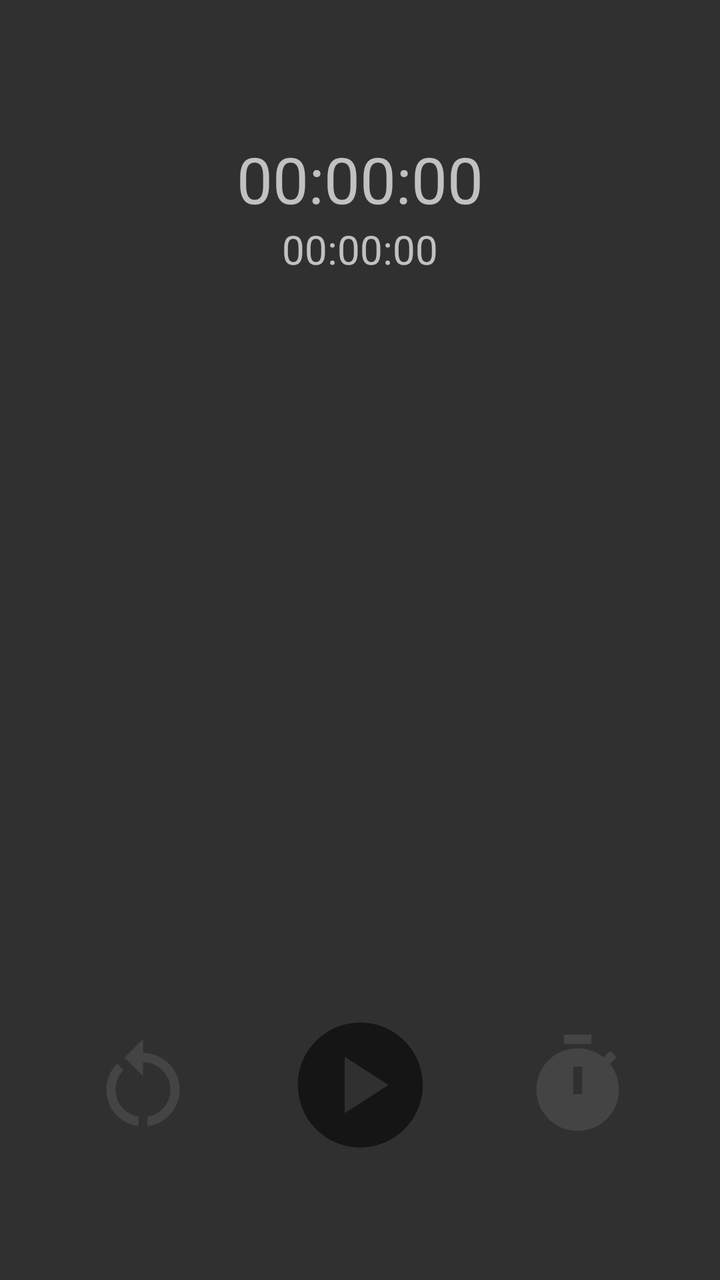
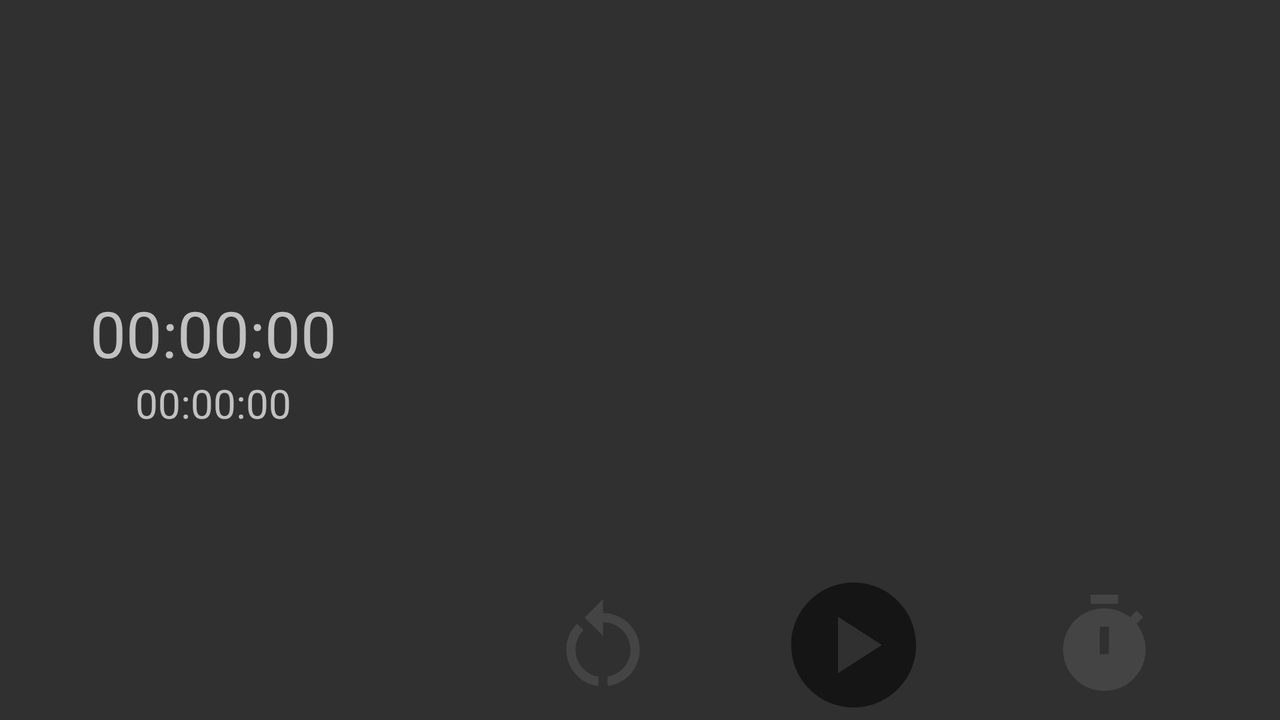

One screen, two layout resources from the same app: the default and the repository's alternative for another configuration. Each is rendered where Android would select it; the XML of both is given below.
<!-- AndroidManifest.xml: application theme Theme.SimpleTimerApp.NoBar -->
<!-- res/layout/fragment_stopwatch.xml -->
<?xml version="1.0" encoding="utf-8"?>
<androidx.appcompat.widget.LinearLayoutCompat xmlns:android="http://schemas.android.com/apk/res/android"
    xmlns:app="http://schemas.android.com/apk/res-auto"
    xmlns:tools="http://schemas.android.com/tools"
    android:layout_width="match_parent"
    android:layout_height="match_parent"
    android:orientation="vertical">

    <androidx.appcompat.widget.LinearLayoutCompat
        android:layout_width="match_parent"
        android:layout_height="0dp"
        android:layout_weight="1"
        android:orientation="vertical">

        <TextView
            android:id="@+id/main_timer"
            android:layout_width="match_parent"
            android:layout_height="wrap_content"
            android:layout_gravity="center"
            android:layout_marginTop="@dimen/stopwatch_margin_top"
            android:gravity="center"
            android:text="@string/reset_timer_text"
            android:textSize="@dimen/timer_text_size"
            app:layout_constraintTop_toTopOf="parent" />

        <TextView
            android:id="@+id/secondary_timer"
            android:layout_width="match_parent"
            android:layout_height="wrap_content"
            android:gravity="center"
            android:text="@string/reset_timer_text"
            android:textSize="@dimen/secondary_timer_size"
            android:visibility="gone"
            app:layout_constraintTop_toBottomOf="@id/main_timer"
            tools:visibility="visible" />
    </androidx.appcompat.widget.LinearLayoutCompat>

    <androidx.appcompat.widget.LinearLayoutCompat
        android:layout_width="match_parent"
        android:layout_height="0dp"
        android:layout_weight="2"
        android:orientation="vertical">

        <androidx.constraintlayout.widget.ConstraintLayout
            android:layout_width="match_parent"
            android:layout_height="0dp"
            android:layout_weight="1.2">

            <androidx.cardview.widget.CardView
                android:id="@+id/card_timer_stamps"
                android:layout_width="match_parent"
                android:layout_height="@dimen/recycler_card_height"
                android:layout_marginStart="@dimen/fragment_margin_startEnd"
                android:layout_marginEnd="@dimen/fragment_margin_startEnd"
                android:layout_marginTop="12dp"
                android:backgroundTint="@color/card_background_color"
                android:visibility="invisible"
                app:cardCornerRadius="@dimen/recycler_card_corner_radius"
                app:cardElevation="@dimen/card_elevation"
                app:layout_constraintBottom_toBottomOf="parent"
                app:layout_constraintEnd_toEndOf="parent"
                app:layout_constraintStart_toStartOf="parent"
                app:layout_constraintTop_toTopOf="parent"
                tools:visibility="visible">

                <ScrollView
                    android:layout_width="match_parent"
                    android:layout_height="wrap_content">

                    <androidx.recyclerview.widget.RecyclerView
                        android:id="@+id/recycler_timer"
                        android:layout_width="match_parent"
                        android:layout_height="wrap_content"
                        tools:listitem="@layout/recycler_timestamp" />

                </ScrollView>
            </androidx.cardview.widget.CardView>
        </androidx.constraintlayout.widget.ConstraintLayout>

        <androidx.constraintlayout.widget.ConstraintLayout
            android:layout_width="match_parent"
            android:layout_height="0dp"
            android:layout_weight="1">

            <ImageView
                android:id="@+id/timer_controls"
                android:layout_width="@dimen/primary_controls_size"
                android:layout_height="@dimen/primary_controls_size"
                android:layout_marginBottom="@dimen/primary_controls_margin_bottom"
                android:contentDescription="@string/timer_play_pause_button"
                android:src="@drawable/image_play"
                app:layout_constraintBottom_toBottomOf="parent"
                app:layout_constraintEnd_toEndOf="parent"
                app:layout_constraintStart_toStartOf="parent" />


            <ImageView
                android:id="@+id/timer_reset"
                android:layout_width="@dimen/secondary_controls_size"
                android:layout_height="@dimen/secondary_controls_size"
                android:contentDescription="@string/stopwatch_reset_button"
                android:src="@drawable/timer_reset_disabled"
                app:layout_constraintBottom_toBottomOf="@id/timer_controls"
                app:layout_constraintEnd_toStartOf="@id/timer_controls"
                app:layout_constraintStart_toStartOf="parent"
                app:layout_constraintTop_toTopOf="@id/timer_controls" />

            <ImageView
                android:id="@+id/time_stamp"
                android:layout_width="@dimen/secondary_controls_size"
                android:layout_height="@dimen/secondary_controls_size"
                android:contentDescription="@string/stopwatch_timestamp_button"
                android:src="@drawable/time_stamp_disabled"
                app:layout_constraintBottom_toBottomOf="@id/timer_controls"
                app:layout_constraintEnd_toEndOf="parent"
                app:layout_constraintStart_toEndOf="@id/timer_controls"
                app:layout_constraintTop_toTopOf="@id/timer_controls" />
        </androidx.constraintlayout.widget.ConstraintLayout>

    </androidx.appcompat.widget.LinearLayoutCompat>

</androidx.appcompat.widget.LinearLayoutCompat>
<!-- res/layout/recycler_timestamp.xml (included above) -->
<?xml version="1.0" encoding="utf-8"?>
<androidx.cardview.widget.CardView xmlns:android="http://schemas.android.com/apk/res/android"
    xmlns:tools="http://schemas.android.com/tools"
    xmlns:app="http://schemas.android.com/apk/res-auto"
    app:cardCornerRadius="15dp"
    app:cardBackgroundColor="@color/recycler_background_color"
    android:layout_margin="6dp"
    android:layout_width="match_parent"
    android:layout_height="wrap_content">

    <androidx.appcompat.widget.LinearLayoutCompat
        android:background="@color/recycler_background_color"
        android:layout_width="match_parent"
        android:layout_height="wrap_content"
        android:layout_gravity="center"
        android:gravity="center"
        android:orientation="horizontal"
        android:padding="6dp">

        <FrameLayout
            android:layout_width="0dp"
            android:layout_height="wrap_content"
            android:layout_weight="1"
            android:gravity="center">

            <TextView
                android:background="@color/recycler_background_color"
                android:id="@+id/text_id"
                android:layout_width="match_parent"
                android:layout_height="match_parent"
                android:layout_gravity="center"
                android:gravity="center"
                android:textStyle="bold"
                android:textSize="16sp"
                android:textColor="@color/app_text_color"
                tools:text="1"/>

        </FrameLayout>

        <TextView
            android:background="@color/recycler_background_color"
            android:textColor="@color/app_text_color"
            android:id="@+id/timer_text"
            android:layout_width="0dp"
            android:layout_height="wrap_content"
            android:layout_weight="2"
            android:gravity="center"
            android:textSize="18sp"
            tools:text="00:00:00" />

        <TextView
            android:background="@color/recycler_background_color"
            android:id="@+id/time_difference"
            android:layout_width="0dp"
            android:layout_height="wrap_content"
            android:layout_gravity="center"
            android:layout_weight="1"
            android:textSize="14sp"
            android:textColor="@color/app_text_color"
            tools:text="+00:00:00" />

    </androidx.appcompat.widget.LinearLayoutCompat>

</androidx.cardview.widget.CardView>
<!-- resources referenced by this layout -->
<resources>
  <color name="app_text_color">#3e3e3e</color>
  <color name="card_background_color">#00000000</color>
  <color name="recycler_background_color">#FFFFFF</color>
  <dimen name="card_elevation">0dp</dimen>
  <dimen name="fragment_margin_startEnd">24dp</dimen>
  <dimen name="primary_controls_margin_bottom">60dp</dimen>
  <dimen name="primary_controls_size">75dp</dimen>
  <dimen name="recycler_card_corner_radius">25dp</dimen>
  <dimen name="recycler_card_height">230dp</dimen>
  <dimen name="secondary_controls_size">55dp</dimen>
  <dimen name="secondary_timer_size">20sp</dimen>
  <dimen name="stopwatch_margin_top">68dp</dimen>
  <dimen name="timer_text_size">32sp</dimen>
  <!-- drawable image_play (drawable) -->
  <vector android:height="24dp" android:tint="@color/timer_controls"
      android:viewportHeight="24" android:viewportWidth="24"
      android:width="24dp" xmlns:android="http://schemas.android.com/apk/res/android">
      <path android:fillColor="@android:color/white" android:pathData="M12,2C6.48,2 2,6.48 2,12s4.48,10 10,10s10,-4.48 10,-10S17.52,2 12,2zM9.5,16.5v-9l7,4.5L9.5,16.5z"/>
  </vector>
  <!-- drawable time_stamp_disabled (drawable) -->
  <vector android:height="24dp" android:tint="@color/timer_controls_disabled"
      android:viewportHeight="24" android:viewportWidth="24"
      android:width="24dp" xmlns:android="http://schemas.android.com/apk/res/android">
      <path android:fillColor="@android:color/white" android:pathData="M9,1h6v2h-6z"/>
      <path android:fillColor="@android:color/white" android:pathData="M19.03,7.39l1.42,-1.42c-0.43,-0.51 -0.9,-0.99 -1.41,-1.41l-1.42,1.42C16.07,4.74 14.12,4 12,4c-4.97,0 -9,4.03 -9,9c0,4.97 4.02,9 9,9s9,-4.03 9,-9C21,10.88 20.26,8.93 19.03,7.39zM13,14h-2V8h2V14z"/>
  </vector>
  <!-- drawable timer_reset_disabled (drawable) -->
  <vector android:height="24dp" android:tint="@color/timer_controls_disabled"
      android:viewportHeight="24" android:viewportWidth="24"
      android:width="24dp" xmlns:android="http://schemas.android.com/apk/res/android">
      <path android:fillColor="@android:color/white" android:pathData="M12,5V2L8,6l4,4V7c3.31,0 6,2.69 6,6c0,2.97 -2.17,5.43 -5,5.91v2.02c3.95,-0.49 7,-3.85 7,-7.93C20,8.58 16.42,5 12,5z"/>
      <path android:fillColor="@android:color/white" android:pathData="M6,13c0,-1.65 0.67,-3.15 1.76,-4.24L6.34,7.34C4.9,8.79 4,10.79 4,13c0,4.08 3.05,7.44 7,7.93v-2.02C8.17,18.43 6,15.97 6,13z"/>
  </vector>
  <string name="reset_timer_text">00:00:00</string>
  <string name="stopwatch_reset_button">Stopwatch reset button</string>
  <string name="stopwatch_timestamp_button">Stopwatch timestamp button</string>
  <string name="timer_play_pause_button">timer_play_pause_button</string>
  <style name="Theme.SimpleTimerApp.NoBar" parent="Theme.AppCompat.NoActionBar" />
  <color name="timer_controls">#151515</color>
  <color name="timer_controls_disabled">#467C7777</color>
</resources>
<!-- res/layout-land/fragment_stopwatch.xml (the repository's variant of the layout above) -->
<!-- drawn on the phone turned sideways -->
<?xml version="1.0" encoding="utf-8"?>
<androidx.appcompat.widget.LinearLayoutCompat xmlns:android="http://schemas.android.com/apk/res/android"
    xmlns:app="http://schemas.android.com/apk/res-auto"
    xmlns:tools="http://schemas.android.com/tools"
    android:layout_width="match_parent"
    android:layout_height="match_parent"
    android:orientation="horizontal">

    <androidx.appcompat.widget.LinearLayoutCompat
        android:layout_width="0dp"
        android:layout_height="match_parent"
        android:layout_weight="1"
        android:gravity="center"
        android:orientation="vertical">

        <TextView
            android:id="@+id/main_timer"
            android:layout_width="match_parent"
            android:layout_height="wrap_content"
            android:layout_gravity="center"
            android:gravity="center"
            android:text="@string/reset_timer_text"
            android:textSize="@dimen/timer_text_size"
            app:layout_constraintTop_toTopOf="parent" />

        <TextView
            android:id="@+id/secondary_timer"
            android:layout_width="match_parent"
            android:layout_height="wrap_content"
            android:gravity="center"
            android:text="@string/reset_timer_text"
            android:textSize="@dimen/secondary_timer_size"
            android:visibility="gone"
            app:layout_constraintTop_toBottomOf="@id/main_timer"
            tools:visibility="visible" />
    </androidx.appcompat.widget.LinearLayoutCompat>

    <androidx.appcompat.widget.LinearLayoutCompat
        android:layout_width="0dp"
        android:layout_height="match_parent"
        android:layout_weight="2"
        android:orientation="vertical">

        <androidx.constraintlayout.widget.ConstraintLayout
            android:layout_width="match_parent"
            android:layout_height="0dp"
            android:layout_weight="2">

            <androidx.cardview.widget.CardView
                android:id="@+id/card_timer_stamps"
                android:layout_width="match_parent"
                android:layout_height="wrap_content"
                android:layout_marginStart="@dimen/fragment_margin_startEnd"
                android:layout_marginEnd="@dimen/fragment_margin_startEnd"
                android:backgroundTint="@color/card_background_color"
                android:visibility="invisible"
                app:cardCornerRadius="@dimen/recycler_card_corner_radius"
                app:cardElevation="@dimen/card_elevation"
                app:layout_constraintBottom_toBottomOf="parent"
                app:layout_constraintEnd_toEndOf="parent"
                app:layout_constraintStart_toStartOf="parent"
                app:layout_constraintTop_toTopOf="parent"
                tools:visibility="visible">

                <ScrollView
                    android:layout_width="match_parent"
                    android:layout_height="wrap_content">

                    <androidx.recyclerview.widget.RecyclerView
                        android:id="@+id/recycler_timer"
                        android:layout_marginStart="@dimen/fragment_margin_startEnd"
                        android:layout_marginEnd="@dimen/fragment_margin_startEnd"
                        android:layout_width="match_parent"
                        android:layout_height="wrap_content"
                        tools:listitem="@layout/recycler_timestamp" />

                </ScrollView>
            </androidx.cardview.widget.CardView>
        </androidx.constraintlayout.widget.ConstraintLayout>

        <androidx.constraintlayout.widget.ConstraintLayout
            android:layout_width="match_parent"
            android:layout_height="0dp"
            android:layout_weight="1">

            <ImageView
                android:id="@+id/timer_controls"
                android:layout_width="@dimen/primary_controls_size"
                android:layout_height="@dimen/primary_controls_size"
                android:contentDescription="@string/timer_play_pause_button"
                android:src="@drawable/image_play"
                app:layout_constraintBottom_toBottomOf="parent"
                app:layout_constraintEnd_toEndOf="parent"
                app:layout_constraintStart_toStartOf="parent" />


            <ImageView
                android:id="@+id/timer_reset"
                android:layout_width="@dimen/secondary_controls_size"
                android:layout_height="@dimen/secondary_controls_size"
                android:contentDescription="@string/stopwatch_reset_button"
                android:src="@drawable/timer_reset_disabled"
                app:layout_constraintBottom_toBottomOf="@id/timer_controls"
                app:layout_constraintEnd_toStartOf="@id/timer_controls"
                app:layout_constraintStart_toStartOf="parent"
                app:layout_constraintTop_toTopOf="@id/timer_controls" />

            <ImageView
                android:id="@+id/time_stamp"
                android:layout_width="@dimen/secondary_controls_size"
                android:layout_height="@dimen/secondary_controls_size"
                android:contentDescription="@string/stopwatch_timestamp_button"
                android:src="@drawable/time_stamp_disabled"
                app:layout_constraintBottom_toBottomOf="@id/timer_controls"
                app:layout_constraintEnd_toEndOf="parent"
                app:layout_constraintStart_toEndOf="@id/timer_controls"
                app:layout_constraintTop_toTopOf="@id/timer_controls" />
        </androidx.constraintlayout.widget.ConstraintLayout>

    </androidx.appcompat.widget.LinearLayoutCompat>

</androidx.appcompat.widget.LinearLayoutCompat>
<!-- resources referenced by the variant -->
<!-- as the phone turned sideways resolves them -->
<resources>
  <color name="app_text_color">#3e3e3e</color>
  <color name="card_background_color">#00000000</color>
  <color name="recycler_background_color">#FFFFFF</color>
  <dimen name="card_elevation">0dp</dimen>
  <dimen name="fragment_margin_startEnd">24dp</dimen>
  <dimen name="primary_controls_size">75dp</dimen>
  <dimen name="recycler_card_corner_radius">25dp</dimen>
  <dimen name="secondary_controls_size">55dp</dimen>
  <dimen name="secondary_timer_size">20sp</dimen>
  <dimen name="timer_text_size">32sp</dimen>
  <!-- drawable image_play (drawable) -->
  <vector android:height="24dp" android:tint="@color/timer_controls"
      android:viewportHeight="24" android:viewportWidth="24"
      android:width="24dp" xmlns:android="http://schemas.android.com/apk/res/android">
      <path android:fillColor="@android:color/white" android:pathData="M12,2C6.48,2 2,6.48 2,12s4.48,10 10,10s10,-4.48 10,-10S17.52,2 12,2zM9.5,16.5v-9l7,4.5L9.5,16.5z"/>
  </vector>
  <!-- drawable time_stamp_disabled (drawable) -->
  <vector android:height="24dp" android:tint="@color/timer_controls_disabled"
      android:viewportHeight="24" android:viewportWidth="24"
      android:width="24dp" xmlns:android="http://schemas.android.com/apk/res/android">
      <path android:fillColor="@android:color/white" android:pathData="M9,1h6v2h-6z"/>
      <path android:fillColor="@android:color/white" android:pathData="M19.03,7.39l1.42,-1.42c-0.43,-0.51 -0.9,-0.99 -1.41,-1.41l-1.42,1.42C16.07,4.74 14.12,4 12,4c-4.97,0 -9,4.03 -9,9c0,4.97 4.02,9 9,9s9,-4.03 9,-9C21,10.88 20.26,8.93 19.03,7.39zM13,14h-2V8h2V14z"/>
  </vector>
  <!-- drawable timer_reset_disabled (drawable) -->
  <vector android:height="24dp" android:tint="@color/timer_controls_disabled"
      android:viewportHeight="24" android:viewportWidth="24"
      android:width="24dp" xmlns:android="http://schemas.android.com/apk/res/android">
      <path android:fillColor="@android:color/white" android:pathData="M12,5V2L8,6l4,4V7c3.31,0 6,2.69 6,6c0,2.97 -2.17,5.43 -5,5.91v2.02c3.95,-0.49 7,-3.85 7,-7.93C20,8.58 16.42,5 12,5z"/>
      <path android:fillColor="@android:color/white" android:pathData="M6,13c0,-1.65 0.67,-3.15 1.76,-4.24L6.34,7.34C4.9,8.79 4,10.79 4,13c0,4.08 3.05,7.44 7,7.93v-2.02C8.17,18.43 6,15.97 6,13z"/>
  </vector>
  <string name="reset_timer_text">00:00:00</string>
  <string name="stopwatch_reset_button">Stopwatch reset button</string>
  <string name="stopwatch_timestamp_button">Stopwatch timestamp button</string>
  <string name="timer_play_pause_button">timer_play_pause_button</string>
  <style name="Theme.SimpleTimerApp.NoBar" parent="Theme.AppCompat.NoActionBar" />
  <color name="timer_controls">#151515</color>
  <color name="timer_controls_disabled">#467C7777</color>
</resources>
